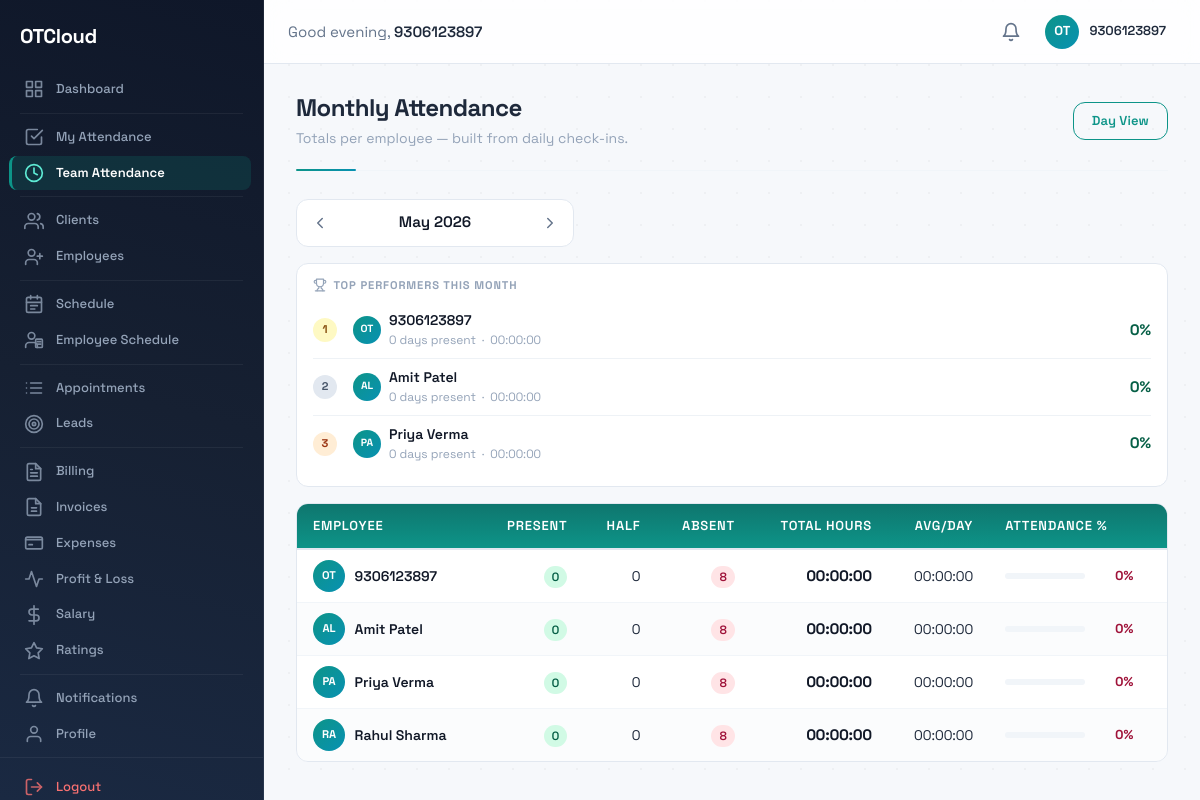
The app's page /attendance/team/month/ (signed in), older data.
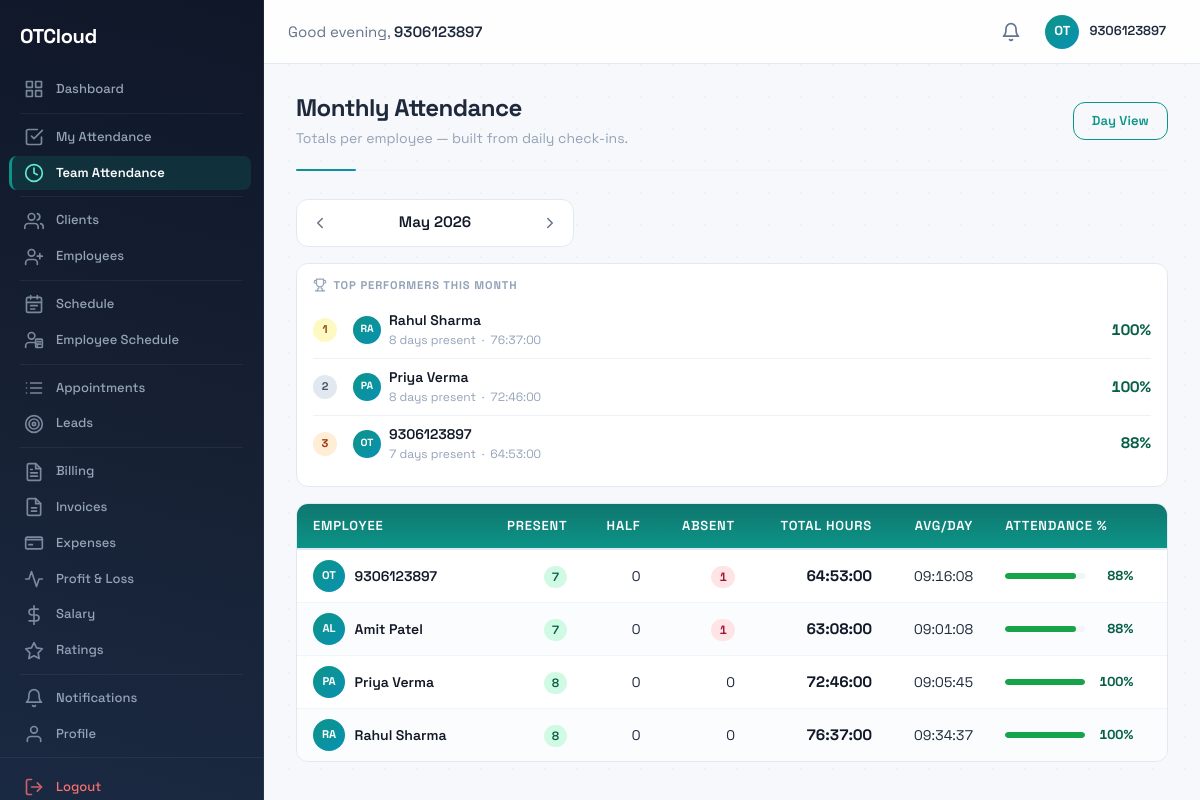
The same page, newer data.
### accounts/models.py (models this page shows, shortened)
class User(AbstractBaseUser, PermissionsMixin):
    class Role(models.TextChoices):
        ADMIN = 'admin', 'Admin'
        STAFF = 'staff', 'Staff'
        CLIENT = 'client', 'Client'
    mobile_number = models.CharField(max_length=15, unique=True)
    first_name = models.CharField(max_length=50, blank=True)
    last_name = models.CharField(max_length=50, blank=True)
    email = models.EmailField(blank=True)
    role = models.CharField(max_length=10, choices=Role.choices, default=Role.STAFF)
    is_verified = models.BooleanField(default=False)
    is_active = models.BooleanField(default=True)
    is_staff = models.BooleanField(default=False)
    date_joined = models.DateTimeField(auto_now_add=True)
    profile_image = models.ImageField(upload_to='profiles/', blank=True, null=True)
    objects = UserManager()
    USERNAME_FIELD = 'mobile_number'
    REQUIRED_FIELDS = []
    class Meta:
        ordering = ['-date_joined']
    def get_full_name(self):
        return f"{self.first_name} {self.last_name}".strip()

### attendance/views.py (the view)
# urls.py: path('team/month/', TeamMonthView.as_view(), name='team_month'),
@method_decorator([login_required, _staff_required, _admin_required], name='dispatch')
class TeamMonthView(View):
    template_name = 'attendance/team_month.html'
    def get(self, request):
        today = timezone.now().date()
        try:
            year = int(request.GET.get('year', today.year))
            month = int(request.GET.get('month', today.month))
        except (TypeError, ValueError):
            year, month = today.year, today.month
        month = max(1, min(12, month))
        rows = AttendanceService.get_month_stats(year, month)
        team_total = timedelta()
        team_present = 0
        team_absent = 0
        for r in rows:
            r['total_display'] = _format_duration(r['total'])
            r['avg_display'] = _format_duration(r['avg_per_day'])
            r['attendance_pct'] = (
                round((r['days_present'] / r['expected_days']) * 100)
                if r['expected_days'] else 0
            )
            team_total += r['total']
            team_present += r['days_present']
            team_absent += r['days_absent']
        expected_days = rows[0]['expected_days'] if rows else 0
        total_possible_slots = len(rows) * expected_days
        team_attendance_pct = (
            round((team_present / total_possible_slots) * 100)
            if total_possible_slots else 0
        )
        top_performers = sorted(
            rows,
            key=lambda r: (r['attendance_pct'], r['total']),
            reverse=True,
        )[:3] if rows else []
        if month == 1:
            prev_year, prev_month = year - 1, 12
        else:
            prev_year, prev_month = year, month - 1
        if month == 12:
            next_year, next_month = year + 1, 1
        else:
            next_year, next_month = year, month + 1
        context = {
            'year': year,
            'month': month,
            'month_name': datetime.date(year, month, 1).strftime('%B'),
            'rows': rows,
            'team_total_display': _format_duration(team_total),
            'team_present': team_present,
            'team_absent': team_absent,
            'team_attendance_pct': team_attendance_pct,
            'expected_days': expected_days,
            'top_performers': top_performers,
            'prev_year': prev_year,
            'prev_month': prev_month,
            'next_year': next_year,
            'next_month': next_month,
            'is_current_month': year == today.year and month == today.month,
        }
        return render(request, self.template_name, context)

### attendance/templates/attendance/team_month.html (shortened to what the changed rows need)
{% extends "base.html" %}
{% load attendance_filters %}
{% block content %}
<div class="page-header">
  <div class="page-header-left">
    <h1 class="page-title">Monthly Attendance</h1>
  </div>
</div>
{% if top_performers %}
<div class="leaderboard">
  {% for p in top_performers %}
  <div class="leaderboard-row">
    <span class="leaderboard-rank">{{ forloop.counter }}</span>
    <div class="leaderboard-body">
      <span class="emp-avatar" style="width: 28px; height: 28px; font-size: 0.65rem;">
        {% with name=p.user.get_full_name %}
          {% if name %}{{ name|make_list|first|upper }}{{ name|make_list|last|upper }}{% else %}OT{% endif %}
        {% endwith %}
      </span>
      <div style="min-width: 0; flex: 1;">
        <div class="leaderboard-name">{{ p.user.get_full_name|default:p.user.mobile_number }}</div>
        <div class="leaderboard-stats">
          <span>{{ p.days_present }} days present</span>
          <span>·</span>
          <span>{{ p.total_display }}</span>
        </div>
      </div>
    </div>
    <span class="leaderboard-pct">{{ p.attendance_pct }}%</span>
  </div>
  {% endfor %}
</div>
{% endif %}
<div class="mth-table-wrap">
  <div class="mth-scroll">
    <table class="mth-table">
      <thead>
        <tr>
          <th>Employee</th>
          <th class="right">Present</th>
          <th class="right">Half</th>
          <th class="right">Absent</th>
          <th class="right">Total Hours</th>
          <th class="right">Avg/Day</th>
          <th>Attendance %</th>
        </tr>
      </thead>
      <tbody>
        {% for row in rows %}
        <tr>
          <td>
            <div class="emp-cell">
              <span class="emp-avatar">
                {% with name=row.user.get_full_name %}
                  {% if name %}{{ name|make_list|first|upper }}{{ name|make_list|last|upper }}{% else %}OT{% endif %}
                {% endwith %}
              </span>
              <div>
                <div class="emp-name">{{ row.user.get_full_name|default:row.user.mobile_number }}</div>
              </div>
            </div>
          </td>
          <td class="right"><span class="chip-count present">{{ row.days_present }}</span></td>
          <td class="right">{% if row.days_half %}<span class="chip-count half">{{ row.days_half }}</span>{% else %}0{% endif %}</td>
          <td class="right">{% if row.days_absent %}<span class="chip-count absent">{{ row.days_absent }}</span>{% else %}0{% endif %}</td>
          <td class="right"><span class="big-hours">{{ row.total_display }}</span></td>
          <td class="right">{{ row.avg_display }}</td>
          <td>
            {% if row.expected_days %}
              <div class="row-pct">
                <div class="attend-bar {% if row.attendance_pct < 50 %}low{% elif row.attendance_pct < 80 %}mid{% endif %}">
                  <span style="width: {{ row.attendance_pct }}%;"></span>
                </div>
                <span class="pct-num {% if row.attendance_pct < 50 %}low{% elif row.attendance_pct < 80 %}mid{% else %}good{% endif %}">{{ row.attendance_pct }}%</span>
              </div>
            {% else %}
              <span style="color:var(--text-muted,#cbd5e1);">—</span>
            {% endif %}
          </td>
        </tr>
        {% empty %}
        <tr>
          <td colspan="7" style="text-align:center; padding:2.5rem; color:var(--text-muted,#94a3b8);">
            No staff found.
          </td>
        </tr>
        {% endfor %}
      </tbody>
    </table>
  </div>
</div>
{% endblock %}

### templates/base.html (shortened to what the changed rows need)
{% load static %}
<!DOCTYPE html>
<html lang="en">
<head>
  <link rel="stylesheet" href="{% static 'css/style.css' %}">
</head>
<body>
{% if user.is_authenticated %}
  <nav class="sidebar" id="sidebar">
    <div class="sidebar-header">
      <a href="/" class="sidebar-brand">
        <span class="sidebar-logo-text">OTCloud</span>
      </a>
    </div>
    <ul class="sidebar-nav">
      <li class="sidebar-item">
        <a href="/" class="sidebar-link {% if request.path == '/' %}active{% endif %}">
          Dashboard
        </a>
      </li>
      {% if request.user.role == 'admin' or request.user.role == 'staff' %}
      <li class="sidebar-divider"></li>
      <li class="sidebar-item">
        <a href="{% url 'attendance:my_attendance' %}" class="sidebar-link {% if '/attendance/me' in request.path %}active{% endif %}">
          <svg class="sidebar-icon" width="20" height="20" viewBox="0 0 24 24" fill="none" stroke="currentColor" stroke-width="2" stroke-linecap="round" stroke-linejoin="round">
            <polyline points="9 11 12 14 22 4"/>
            <path d="M21 12v7a2 2 0 0 1-2 2H5a2 2 0 0 1-2-2V5a2 2 0 0 1 2-2h11"/>
          </svg>
          My Attendance
        </a>
      </li>
      <li class="sidebar-item">
        <a href="{% url 'attendance:dashboard' %}" class="sidebar-link {% if '/attendance/' in request.path and '/attendance/me' not in request.path %}active{% endif %}">
          <svg class="sidebar-icon" width="20" height="20" viewBox="0 0 24 24" fill="none" stroke="currentColor" stroke-width="2" stroke-linecap="round" stroke-linejoin="round">
            <circle cx="12" cy="12" r="10"/><polyline points="12 6 12 12 16 14"/>
          </svg>
          Team Attendance
        </a>
      </li>
      <li class="sidebar-divider"></li>
      <li class="sidebar-item">
        <a href="{% url 'clients:client_list' %}" class="sidebar-link {% if '/clients/' in request.path %}active{% endif %}">
          Clients
        </a>
      </li>
      <li class="sidebar-item">
        <a href="{% url 'accounts:employee_list' %}" class="sidebar-link {% if '/employees/' in request.path %}active{% endif %}">
          Employees
        </a>
      </li>
      <li class="sidebar-divider"></li>
      <li class="sidebar-item">
        <a href="{% url 'daily_schedule' %}" class="sidebar-link {% if request.resolver_match.url_name == 'daily_schedule' %}active{% endif %}">
          Schedule
        </a>
      </li>
      <li class="sidebar-item">
        <a href="{% url 'employee_schedule' %}" class="sidebar-link {% if request.resolver_match.url_name == 'employee_schedule' %}active{% endif %}">
          Employee Schedule
        </a>
      </li>
      <li class="sidebar-divider"></li>
      <li class="sidebar-item">
        <a href="{% url 'appointments:appointment_list' %}" class="sidebar-link ">
          Appointments
        </a>
      </li>
      <li class="sidebar-item">
        <a href="{% url 'lms:lead_list' %}" class="sidebar-link {% if '/lms/' in request.path %}active{% endif %}">
          <svg class="sidebar-icon" width="20" height="20" viewBox="0 0 24 24" fill="none" stroke="currentColor" stroke-width="2" stroke-linecap="round" stroke-linejoin="round">
            <circle cx="12" cy="12" r="10"/>
            <circle cx="12" cy="12" r="6"/>
            <circle cx="12" cy="12" r="2"/>
          </svg>
          Leads
        </a>
      </li>
      <li class="sidebar-divider"></li>
      {% if request.user.role == 'admin' %}
      <li class="sidebar-item">
        <a href="{% url 'billing:monthly_view' %}" class="sidebar-link ">
          Billing
        </a>
      </li>
      <li class="sidebar-item">
        <a href="{% url 'billing:invoice_list' %}" class="sidebar-link {% if '/billing/invoices' in request.path %}active{% endif %}">
          Invoices
        </a>
      </li>
      <li class="sidebar-item">
        <a href="{% url 'billing:expense_view' %}" class="sidebar-link {% if '/billing/expenses' in request.path %}active{% endif %}">
          <svg class="sidebar-icon" width="20" height="20" viewBox="0 0 24 24" fill="none" stroke="currentColor" stroke-width="2" stroke-linecap="round" stroke-linejoin="round">
            <path d="M2 8h20"/><rect x="2" y="5" width="20" height="14" rx="2" ry="2"/>
            <line x1="6" y1="14" x2="10" y2="14"/>
          </svg>
          Expenses
        </a>
      </li>
      <li class="sidebar-item">
        <a href="{% url 'billing:pnl_view' %}" class="sidebar-link {% if '/billing/pnl' in request.path %}active{% endif %}">
          <svg class="sidebar-icon" width="20" height="20" viewBox="0 0 24 24" fill="none" stroke="currentColor" stroke-width="2" stroke-linecap="round" stroke-linejoin="round">
            <polyline points="22 12 18 12 15 21 9 3 6 12 2 12"/>
          </svg>
          Profit &amp; Loss
        </a>
      </li>
      <li class="sidebar-item">
        <a href="{% url 'salary:salary_list' %}" class="sidebar-link {% if '/salary/' in request.path and '/salary/ratings' not in request.path %}active{% endif %}">
          <svg class="sidebar-icon" width="20" height="20" viewBox="0 0 24 24" fill="none" stroke="currentColor" stroke-width="2" stroke-linecap="round" stroke-linejoin="round">
            <line x1="12" y1="1" x2="12" y2="23"/>
            <path d="M17 5H9.5a3.5 3.5 0 0 0 0 7h5a3.5 3.5 0 0 1 0 7H6"/>
          </svg>
          Salary
        </a>
      </li>
      <li class="sidebar-item">
        <a href="{% url 'salary:ratings_list' %}" class="sidebar-link {% if '/salary/ratings' in request.path %}active{% endif %}">
          <svg class="sidebar-icon" width="20" height="20" viewBox="0 0 24 24" fill="none" stroke="currentColor" stroke-width="2" stroke-linecap="round" stroke-linejoin="round">
            <polygon points="12 2 15.09 8.26 22 9.27 17 14.14 18.18 21.02 12 17.77 5.82 21.02 7 14.14 2 9.27 8.91 8.26 12 2"/>
          </svg>
          Ratings
        </a>
      </li>
      {% endif %}
      {% endif %}
      <li class="sidebar-divider"></li>
      <li class="sidebar-item">
        <a href="{% url 'notifications:list' %}" class="sidebar-link {% if '/notifications/' in request.path %}active{% endif %}">
          <svg class="sidebar-icon" width="20" height="20" viewBox="0 0 24 24" fill="none" stroke="currentColor" stroke-width="2" stroke-linecap="round" stroke-linejoin="round">
            <path d="M18 8A6 6 0 0 0 6 8c0 7-3 9-3 9h18s-3-2-3-9"/>
            <path d="M13.73 21a2 2 0 0 1-3.46 0"/>
          </svg>
          Notifications
        </a>
      </li>
      <li class="sidebar-item">
        <a href="{% url 'accounts:profile' %}" class="sidebar-link {% if '/accounts/profile/' in request.path %}active{% endif %}">
          <svg class="sidebar-icon" width="20" height="20" viewBox="0 0 24 24" fill="none" stroke="currentColor" stroke-width="2" stroke-linecap="round" stroke-linejoin="round">
            <path d="M20 21v-2a4 4 0 0 0-4-4H8a4 4 0 0 0-4 4v2"/>
            <circle cx="12" cy="7" r="4"/>
          </svg>
          Profile
        </a>
      </li>
    </ul>
    <ul class="sidebar-nav-bottom">
      <li class="sidebar-item">
        <a href="{% url 'accounts:logout' %}" class="sidebar-link sidebar-link--logout">
          <svg class="sidebar-icon" width="20" height="20" viewBox="0 0 24 24" fill="none" stroke="currentColor" stroke-width="2" stroke-linecap="round" stroke-linejoin="round">
            <path d="M9 21H5a2 2 0 0 1-2-2V5a2 2 0 0 1 2-2h4"/>
            <polyline points="16 17 21 12 16 7"/>
            <line x1="21" y1="12" x2="9" y2="12"/>
          </svg>
          Logout
        </a>
      </li>
    </ul>
  </nav>
  <header class="topbar">
    <div class="topbar-left">
      <span class="topbar-greeting">
        Good <span id="timeGreeting">morning</span>, <strong>{{ request.user.first_name|default:request.user.mobile_number }}</strong>
      </span>
    </div>
    <div class="topbar-right">
      <a href="{% url 'notifications:list' %}" class="topbar-notifications" title="Notifications">
        <svg width="20" height="20" viewBox="0 0 24 24" fill="none" stroke="currentColor" stroke-width="2" stroke-linecap="round" stroke-linejoin="round">
          <path d="M18 8A6 6 0 0 0 6 8c0 7-3 9-3 9h18s-3-2-3-9"/>
          <path d="M13.73 21a2 2 0 0 1-3.46 0"/>
        </svg>
      </a>
      <a href="{% url 'accounts:profile' %}" class="topbar-user-area">
        <div class="topbar-avatar">
          {% if request.user.profile_image %}
            <img src="{{ request.user.profile_image.url }}" alt="Profile" class="avatar-img">
          {% else %}
            OT
          {% endif %}
        </div>
        <span class="topbar-user-name">{{ request.user.get_full_name|default:request.user.mobile_number }}</span>
      </a>
    </div>
  </header>
{% endif %}
<main class="main-content {% if not user.is_authenticated %}main-content--full{% endif %}">
  {% block content %}{% endblock %}
</main>
</body>
</html>

Row changes from the older to the newer data that the page shows:
no longer on one of the page's lists (row unchanged): User: user.get_full_name "Amit Patel"
changed User (number 1 of 4 on the later page): days_present "0" → "7"; total_display "00:00:00" → "64:53:00"; attendance_pct "0" → "88"; days_absent "8" → "1"; avg_display "00:00:00" → "09:16:08"
now on one of the page's lists (row edited): User: user.get_full_name "Rahul Sharma"
changed User "Rahul Sharma": days_present "0" → "8"; total_display "00:00:00" → "76:37:00"; avg_display "00:00:00" → "09:34:37"; attendance_pct "0" → "100"; days_absent "8" → (not shown); now shows "0"
shown differently, row unchanged: User "Priya Verma": days_present "0" → "8"; total_display "00:00:00" → "72:46:00"; attendance_pct "0" → "100"; avg_display "00:00:00" → "09:05:45"; days_absent "8" → (not shown); now shows "0"; moves up the list
computed for User "Amit Patel": days_present "0" → "7"; days_absent "8" → "1"; total_display "00:00:00" → "63:08:00"; avg_display "00:00:00" → "09:01:08"; attendance_pct "0" → "88"
